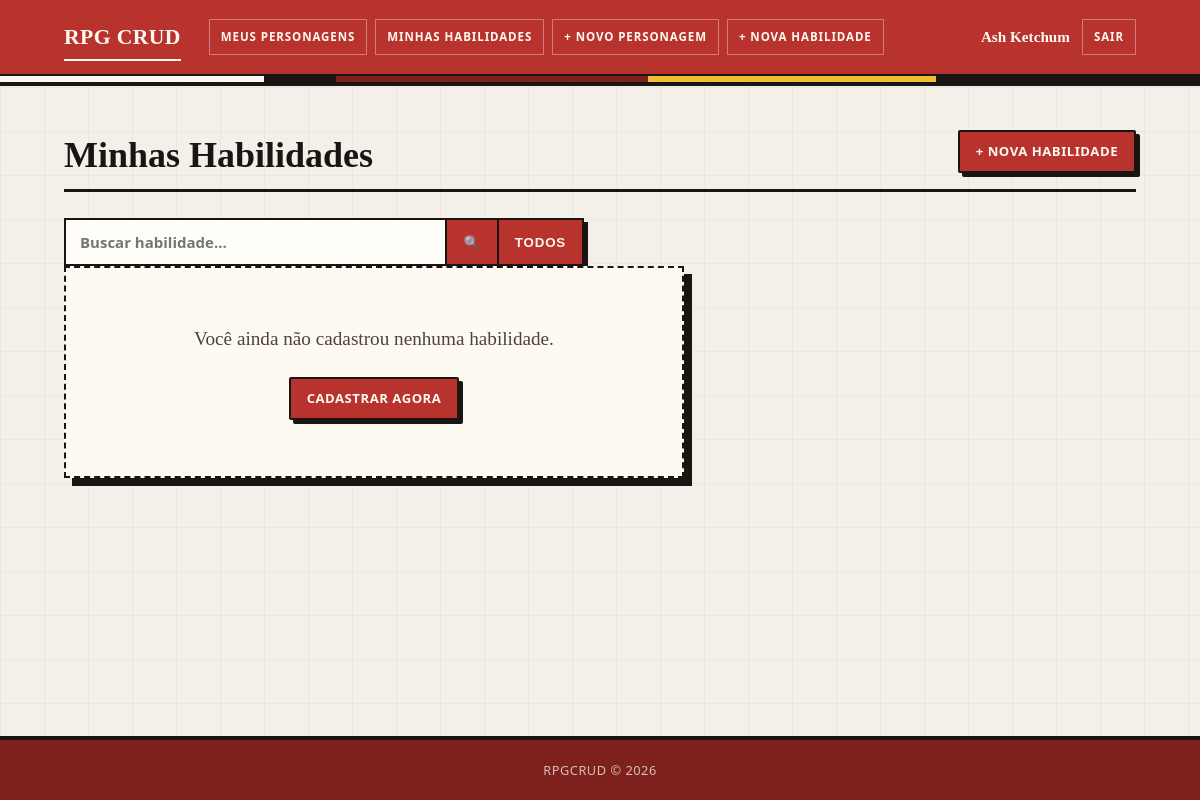
Page /pages/index2.php (signed in) on the earlier database version.
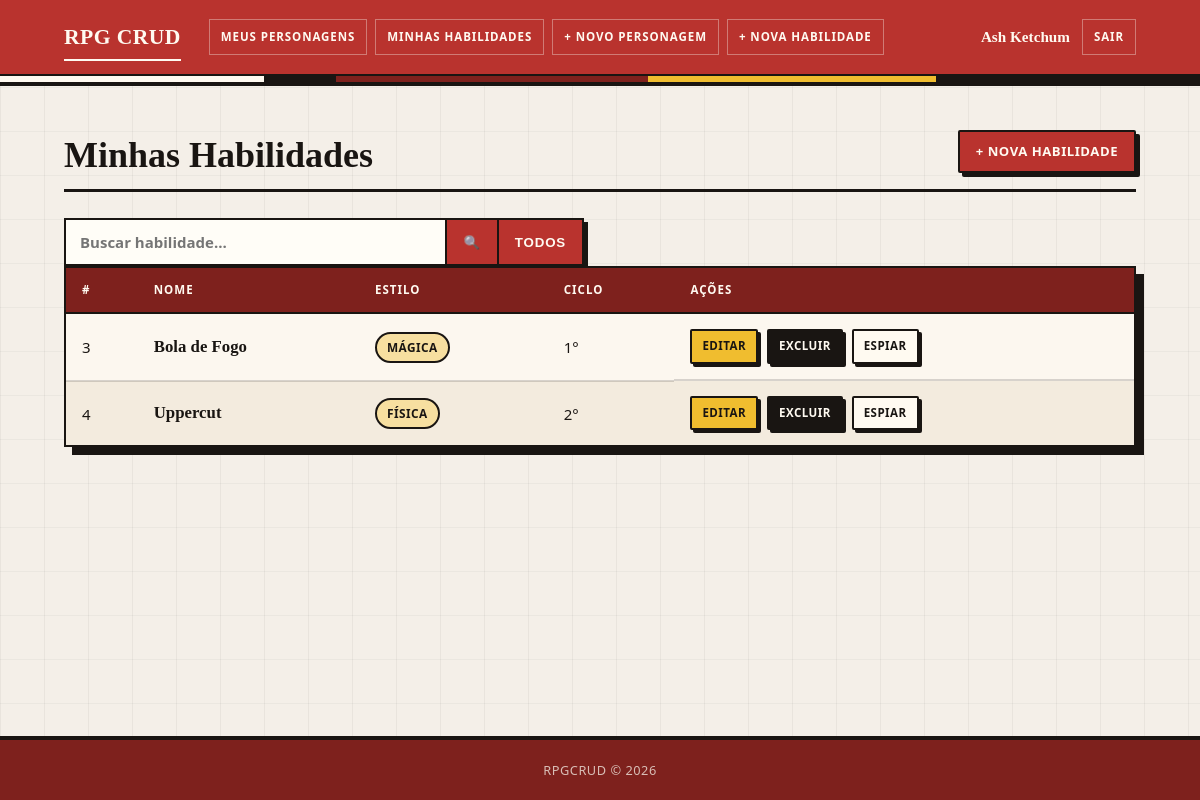
Same page on the later database version.
### tables this page shows
CREATE TABLE `habilidade` (
  `id_usuario` int(11) DEFAULT NULL,
  `id` int(11) NOT NULL,
  `nome` varchar(100) DEFAULT NULL,
  `tipo` varchar(100) DEFAULT NULL,
  `ciclo` int(11) DEFAULT NULL,
  `estilo` varchar(40) DEFAULT NULL,
  `custo` int(11) DEFAULT NULL,
  `descricao` text DEFAULT NULL,
  `deletado` tinyint(1) NOT NULL DEFAULT 0
);

### config/database.php (called while the page is built, shortened)
<?php
function getConexao(): PDO {
    $dsn = "mysql:host=" . DB_HOST . ";dbname=" . DB_NAME . ";charset=" . DB_CHARSET;
    $opcoes = [
        PDO::ATTR_ERRMODE            => PDO::ERRMODE_EXCEPTION,
        PDO::ATTR_DEFAULT_FETCH_MODE => PDO::FETCH_ASSOC,
        PDO::ATTR_EMULATE_PREPARES   => false,
    ];
    return new PDO($dsn, DB_USER, DB_PASS, $opcoes);
}

### repository/HabilidadeRepository.php (called while the page is built, shortened)
<?php
require_once __DIR__ . '/../config/database.php';
require_once __DIR__ . '/../entity/Habilidade.php';
class HabilidadeRepository {
    private PDO $pdo;
    public function __construct() {
        $this->pdo = getConexao();
    }
    public function listarPorUsuario(int $usuarioId): array {
        $stmt = $this->pdo->prepare(
            'SELECT * FROM habilidade WHERE id_usuario = :idu ORDER BY nome ASC'
        );
        $stmt->execute([':idu' => $usuarioId]);
        $lista = [];
        foreach ($stmt->fetchAll() as $dados) {
            $lista[] = new Habilidade($dados);
        }
        return $lista;
    }
}

### entity/Habilidade.php (called while the page is built, shortened)
<?php
class Habilidade {
    private int    $id;
    private string $nome;
    private int    $ciclo;
    private string $estilo;
    public function __construct(array $dados) {
        $this->id                = (int) ($dados['id']          ?? 0);
        $this->nome              =        $dados['nome']        ?? '';
        $this->ciclo             = (int) ($dados['ciclo']       ?? 0);
        $this->estilo            =        $dados['estilo']      ?? '';
    }
    public function getId():              int    { return $this->id; }
    public function getNome():            string { return $this->nome; }
    public function getCiclo():           int    { return $this->ciclo; }
    public function getEstilo():          string { return $this->estilo; }
}

### pages/index2.php (the view, shortened to what this page needs)
<?php
require_once __DIR__ . '/../repository/HabilidadeRepository.php';
$repo = new HabilidadeRepository();
$habilidades = $repo->listarPorUsuario($_SESSION['id_usuario']);
require_once __DIR__ . '/../includes/header.php';
?>
<div class="page-header">
  <h2>Minhas Habilidades</h2>
  <a href="habilidade_create.php" class="btn btn-primary">+ Nova Habilidade</a>
</div>
<div>
  <form class="search-bar" method="GET" action="index2.php">
    <input type="search" name="pesquisa" placeholder="Buscar habilidade...">
    <button type="submit">🔍</button>
    <button type="submit" id="limpar" name="limpar">Todos</button>
  </form>
</div>
<?php if (empty($habilidades)): ?>
  <div class="empty-state">
    <p>Você ainda não cadastrou nenhuma habilidade.</p>
    <a href="habilidade_create.php" class="btn btn-primary">Cadastrar agora</a>
  </div>
<?php else: ?>
  <div class="table-wrapper">
    <table class="data-table">
      <thead>
        <tr>
          <th>#</th>
          <th>Nome</th>
          <th>Estilo</th>
          <th>Ciclo</th>
          <th>Ações</th>
        </tr>
      </thead>
      <tbody>
        <?php foreach ($habilidades as $h): ?>
          <tr>
            <td><?= $h->getId() ?></td>
            <td><strong><?= htmlspecialchars($h->getNome()) ?></strong></td>
            <td><span class="badge badge-raça"><?= htmlspecialchars($h->getEstilo()) ?></span></td>
            <td><?= $h->getCiclo() ?>°</td>
            <td class="acoes">
              <a href="habilidade_edit.php?id=<?= $h->getId() ?>" class="btn btn-sm btn-editar">Editar</a>
              <a href="habilidade_delete.php?id=<?= $h->getId() ?>" class="btn btn-sm btn-excluir">Excluir</a>
              <a href="habilidade_espiar.php?id=<?= $h->getId() ?>" class="btn btn-sm btn-espiar">Espiar</a>
            </td>
          </tr>
        <?php endforeach; ?>
      </tbody>
    </table>
  </div>
<?php endif; ?>
<?php require_once __DIR__ . '/../includes/footer.php'; ?>

### includes/header.php (shortened to what this page needs)
<!DOCTYPE html>
<html lang="pt-BR">
<head>
  <link rel="stylesheet" href="../assets/style.css" />
</head>
<body>
<header class="site-header">
  <div class="header-inner">
    <a href="../pages/index.php" class="logo">RPG CRUD</a>
    <nav class="nav">
      <a href="../pages/index.php">Meus Personagens</a>
      <a href="../pages/index2.php">Minhas Habilidades</a>
      <a href="../pages/personagem_create.php">+ Novo Personagem</a>
      <a href="../pages/habilidade_create.php">+ Nova Habilidade</a>
    </nav>
    <div class="header-user">
      <?php
        $nomeUser = $_SESSION['usuario_nome'] ?? 'Usuário';
      ?>
      <span class="user-name">
        <?= htmlspecialchars($nomeUser) ?>
      </span>
      <a href="../pages/logout.php" class="btn-logout">Sair</a>
    </div>
  </div>
</header>
<main class="container">

### includes/footer.php
</main>
<footer class="site-footer">
  <div class="footer-inner">
    <p>RPGCRUD &copy; <?= date('Y') ?></p>
  </div>
</footer>
</body>
</html>

Differences in the rows shown:
added habilidade: id "3", nome "Bola de Fogo", estilo "MÁGICA", ciclo "1"
added habilidade: id "4", nome "Uppercut", estilo "FÍSICA", ciclo "2"
Other differences:
text no longer shown: "Você ainda não cadastrou nenhuma habilidade. CADASTRAR AGORA"
text now shown: "# NOME ESTILO CICLO AÇÕES"
